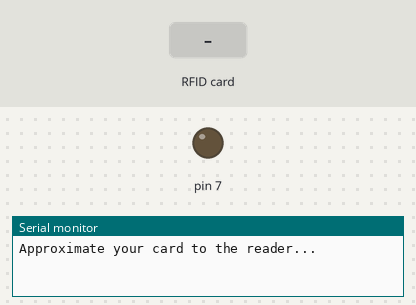
A sketch run on a simulated Arduino Uno, built with avr-gcc and run on an emulated ATmega328P. Shown: output pins drawn as LEDs (lit = HIGH), the last lines printed to the serial monitor. The test bench sets the inputs (shaded band). Pins used as bus, display or sensor lines are not drawn.

Above: at 1.2 s.
1.3 s: RFID card 5E 7A 19 C4 held to the reader
At 2.2 s:
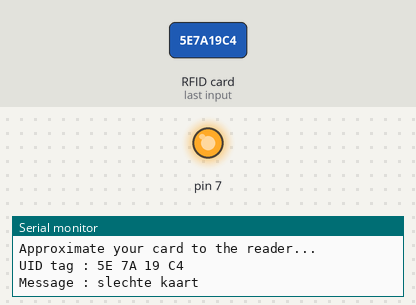
2.8 s: RFID card C6 AF 92 1F held to the reader
At 4.6 s:
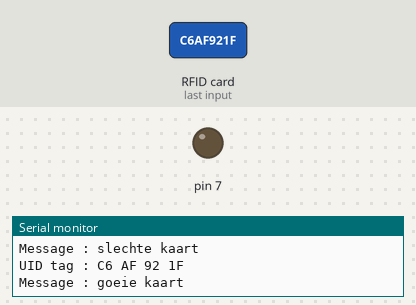
Timing chart, 0 to 6.1 s (numbered marks = the images above; inputs shaded):
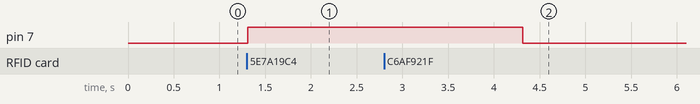

The sketch:

arduino_code_for_rfid_reader.ino
```cpp
#include <SPI.h>
#include <MFRC522.h>

#define SS_PIN 10
#define RST_PIN 9
MFRC522 mfrc522(SS_PIN, RST_PIN);   // Create MFRC522 instance.

void setup()
{
  Serial.begin(9600);   // Initiate a serial communication
  SPI.begin();      // Initiate  SPI bus
  mfrc522.PCD_Init();   // Initiate MFRC522
  Serial.println("Approximate your card to the reader...");
  Serial.println();
  pinMode(7,OUTPUT);
}
void loop()
{
  // Look for new cards
  if ( ! mfrc522.PICC_IsNewCardPresent())
  {
    return;
  }
  // Select one of the cards
  if ( ! mfrc522.PICC_ReadCardSerial())
  {
    return;
  }
  //Show UID on serial monitor
  Serial.print("UID tag :");
  String content= "";
  byte letter;
  for (byte i = 0; i < mfrc522.uid.size; i++)
  {
     Serial.print(mfrc522.uid.uidByte[i] < 0x10 ? " 0" : " ");
     Serial.print(mfrc522.uid.uidByte[i], HEX);
     content.concat(String(mfrc522.uid.uidByte[i] < 0x10 ? " 0" : " "));
     content.concat(String(mfrc522.uid.uidByte[i], HEX));
  }
  Serial.println();
  Serial.print("Message : ");
  content.toUpperCase();
  if (content.substring(1) == "C6 AF 92 1F") //change here the UID of the card/cards that you want to give access
  {
    Serial.println("goeie kaart");
    digitalWrite(7,LOW);
    delay(3000);
  }

 else   {
    Serial.println("slechte kaart");
    digitalWrite(7,HIGH);
    delay(3000);
  }
}
```

Measured:
- after the input at 1.3 s, pin 7: LOW → HIGH at once
- after the input at 2.8 s, pin 7: HIGH → LOW after 1.5 s
